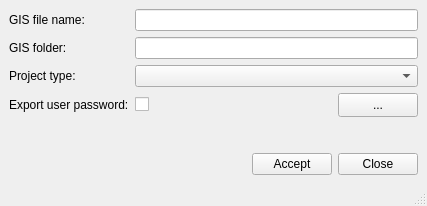
<?xml version="1.0" encoding="UTF-8"?>
<ui version="4.0">
 <class>dlg_admin_gisproject</class>
 <widget class="QMainWindow" name="dlg_admin_gisproject">
  <property name="geometry">
   <rect>
    <x>0</x>
    <y>0</y>
    <width>427</width>
    <height>206</height>
   </rect>
  </property>
  <property name="windowTitle">
   <string>Create GIS project</string>
  </property>
  <widget class="QWidget" name="centralwidget">
   <layout class="QGridLayout" name="gridLayout">
    <item row="5" column="0" colspan="4">
     <layout class="QGridLayout" name="gridLayout_4">
      <item row="4" column="1">
       <widget class="QCheckBox" name="chk_export_passwd">
        <property name="text">
         <string/>
        </property>
       </widget>
      </item>
      <item row="1" column="0">
       <widget class="QLabel" name="lbl_gis_file">
        <property name="sizePolicy">
         <sizepolicy hsizetype="Maximum" vsizetype="Preferred">
          <horstretch>0</horstretch>
          <verstretch>0</verstretch>
         </sizepolicy>
        </property>
        <property name="text">
         <string>GIS file name:</string>
        </property>
       </widget>
      </item>
      <item row="2" column="0">
       <widget class="QLabel" name="lbl_gis_folder">
        <property name="sizePolicy">
         <sizepolicy hsizetype="Maximum" vsizetype="Preferred">
          <horstretch>0</horstretch>
          <verstretch>0</verstretch>
         </sizepolicy>
        </property>
        <property name="text">
         <string>GIS folder:</string>
        </property>
       </widget>
      </item>
      <item row="4" column="0">
       <widget class="QLabel" name="lbl_export_user_pass">
        <property name="sizePolicy">
         <sizepolicy hsizetype="Maximum" vsizetype="Preferred">
          <horstretch>0</horstretch>
          <verstretch>0</verstretch>
         </sizepolicy>
        </property>
        <property name="text">
         <string>Export user password:</string>
        </property>
       </widget>
      </item>
      <item row="1" column="1" colspan="2">
       <widget class="QLineEdit" name="txt_gis_file">
        <property name="sizePolicy">
         <sizepolicy hsizetype="Preferred" vsizetype="Fixed">
          <horstretch>0</horstretch>
          <verstretch>0</verstretch>
         </sizepolicy>
        </property>
       </widget>
      </item>
      <item row="4" column="2">
       <layout class="QHBoxLayout" name="horizontalLayout_2">
        <item>
         <spacer name="horizontalSpacer_2">
          <property name="orientation">
           <enum>Qt::Horizontal</enum>
          </property>
          <property name="sizeHint" stdset="0">
           <size>
            <width>40</width>
            <height>20</height>
           </size>
          </property>
         </spacer>
        </item>
        <item>
         <widget class="QPushButton" name="btn_gis_folder">
          <property name="minimumSize">
           <size>
            <width>20</width>
            <height>24</height>
           </size>
          </property>
          <property name="text">
           <string>...</string>
          </property>
         </widget>
        </item>
       </layout>
      </item>
      <item row="2" column="1" colspan="2">
       <widget class="QLineEdit" name="txt_gis_folder"/>
      </item>
      <item row="3" column="0">
       <widget class="QLabel" name="lbl_project_type">
        <property name="text">
         <string>Project type:</string>
        </property>
       </widget>
      </item>
      <item row="3" column="1" colspan="2">
       <widget class="QComboBox" name="cmb_project_type"/>
      </item>
     </layout>
    </item>
    <item row="8" column="0" colspan="4">
     <layout class="QGridLayout" name="lyt_buttons">
      <item row="0" column="0">
       <spacer name="horizontalSpacer">
        <property name="orientation">
         <enum>Qt::Horizontal</enum>
        </property>
        <property name="sizeHint" stdset="0">
         <size>
          <width>40</width>
          <height>20</height>
         </size>
        </property>
       </spacer>
      </item>
      <item row="0" column="2">
       <widget class="QPushButton" name="btn_close">
        <property name="text">
         <string>Close</string>
        </property>
       </widget>
      </item>
      <item row="0" column="1">
       <widget class="QPushButton" name="btn_accept">
        <property name="text">
         <string>Accept</string>
        </property>
       </widget>
      </item>
     </layout>
    </item>
    <item row="7" column="0" colspan="4">
     <spacer name="verticalSpacer">
      <property name="orientation">
       <enum>Qt::Vertical</enum>
      </property>
      <property name="sizeHint" stdset="0">
       <size>
        <width>20</width>
        <height>40</height>
       </size>
      </property>
     </spacer>
    </item>
    <item row="6" column="0">
     <widget class="QLabel" name="txt_roletype">
      <property name="enabled">
       <bool>false</bool>
      </property>
      <property name="sizePolicy">
       <sizepolicy hsizetype="Ignored" vsizetype="Ignored">
        <horstretch>0</horstretch>
        <verstretch>0</verstretch>
       </sizepolicy>
      </property>
      <property name="text">
       <string>inventory</string>
      </property>
     </widget>
    </item>
   </layout>
  </widget>
  <widget class="QStatusBar" name="statusbar"/>
  <action name="actionCreate_Sample">
   <property name="text">
    <string>Create Sample</string>
   </property>
  </action>
  <action name="actionCreate_Sample_Dev">
   <property name="text">
    <string>Create Sample Dev</string>
   </property>
  </action>
 </widget>
 <tabstops>
  <tabstop>txt_gis_file</tabstop>
  <tabstop>txt_gis_folder</tabstop>
  <tabstop>chk_export_passwd</tabstop>
  <tabstop>btn_gis_folder</tabstop>
  <tabstop>btn_accept</tabstop>
  <tabstop>btn_close</tabstop>
 </tabstops>
 <resources/>
 <connections/>
</ui>
